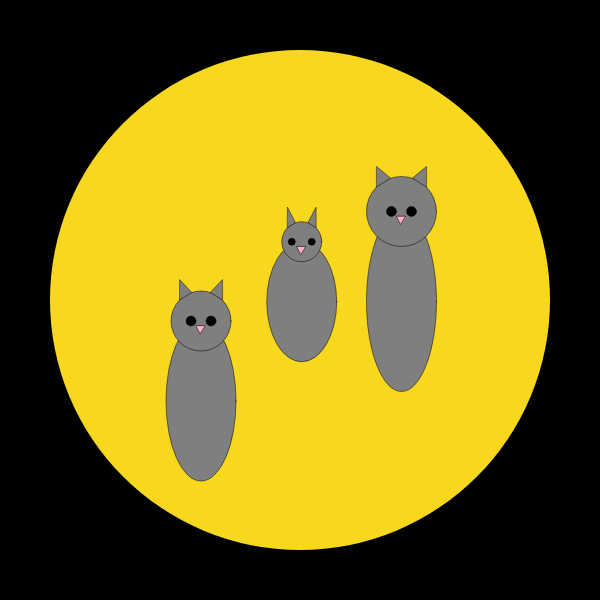
Frame 1 (no input)
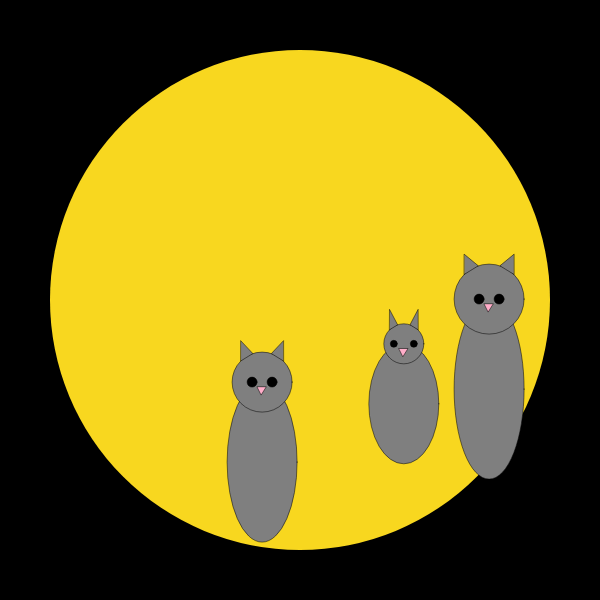
Frame 60 (no input)
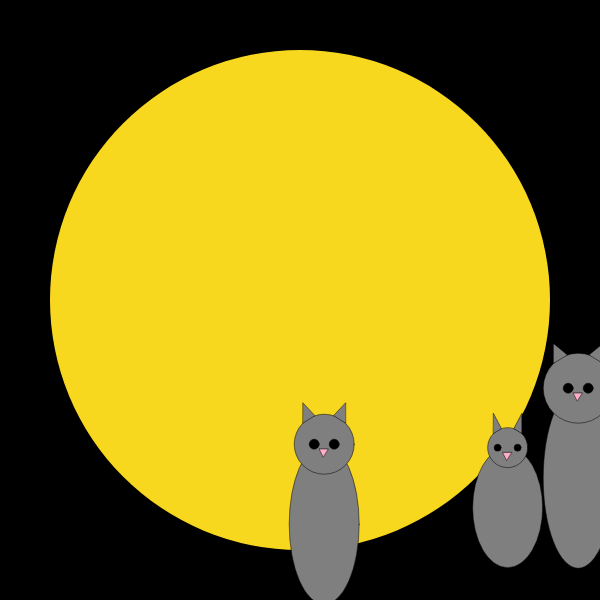
Frame 120 (the mouse pressed at the canvas centre since frame 60)

The p5.js sketch that drew these frames (run headless with seeded random() and noise() and a simulated clock; from frame 60 on, the mouse is pressed at the canvas centre):

// p5.js sketch
// ── sketch.js
var k1za1, k1za2, k1za3;

function setup() {
  createCanvas(600, 600);
  // Búum til þrjá k1za hluti.
  k1za1 = new k1za(200,400,80,60,10);
  k1za2 = new k1za(300,300,60,40,7);
  k1za3 = new k1za(400,300,90,70,10);
}


  function draw() {
	  background(0);
  fill(248,215,31);
  noStroke();
	 ellipse(300,300,500,500);
  // Ef hluturinn er nálgt miðjunni, þá hreyfir hann sig
  // Ef ekki þá stoppar hann og blikkar bara augunum.
  k1za1.move();
  k1za1.show();
  k1za2.move();
  k1za2.show();
  k1za3.move();
  k1za3.show();
}

  // Klasinn Zoog
// (x,y): er miðpunkturinn sem hann er teiknaður útfrá.
// bukur: er lengdin á búknum
// dir: er stefnan sem hann ferðast í
// speed: er hraðinn sem hann ferðast á
// eyecolor: er liturinn á augunum hans
class k1za{
  constructor(x,y,bukur,haus,augu) {
    this.x = x;
    this.y = y;
    this.bukur = bukur;
    this.haus = haus;
    this.augu = augu
    this.dir = random(0,2*PI);
    this.speed = random(0,5);
    this.eyeColor = color(100,100,100);

}

show(){
  rectMode(CENTER);
  strokeWeight(0.5);
  stroke(0);
// Teiknar k1za

  // Teiknum búkinn
  fill(127);
  ellipse(this.x, this.y, 70, this.bukur*2);
  // Teiknum hausinn
  fill(127);
  ellipse(this.x,this.y-this.bukur, this.haus,this.haus);
  // Teiknum augun
  fill(0);
  ellipse (this.x-10,this.y-this.bukur, this.augu,this.augu);
  ellipse (this.x+10,this.y-this.bukur, this.augu,this.augu);
  // Teiknum eyrun
  fill(127)
  triangle(this.x-this.haus/2*cos(PI/4), this.y-this.bukur-this.haus/2*sin(PI/4), this.x-this.haus/2*cos(0.4*PI), this.y-this.bukur-this.haus/2*sin(0.4*PI), this.x-this.haus/2*cos(PI/4), this.y-this.bukur-this.haus/2*sin(PI/4)-20);
  triangle(this.x+this.haus/2*cos(PI/4), this.y-this.bukur-this.haus/2*sin(PI/4), this.x+this.haus/2*cos(0.4*PI), this.y-this.bukur-this.haus/2*sin(0.4*PI), this.x+this.haus/2*cos(PI/4), this.y-this.bukur-this.haus/2*sin(PI/4)-20);
  // Teiknum nefið
  fill(255,174,201)
  triangle(this.x-5, this.y-this.bukur+5, this.x-1, this.y-this.bukur+13, this.x+4, this.y-this.bukur+5);
}
// hreyfir k1za um skjáinn
move(){
  this.x = this.x + this.speed;
  this.y = this.y + this.speed;
  // athuga hvort k1za snerti veggi
  if ((this.x > width) || (this.x < 0) || (this.y > height) || (this.y < 0)){
    this.speed = this.speed * -1;
  }
  }
  }
